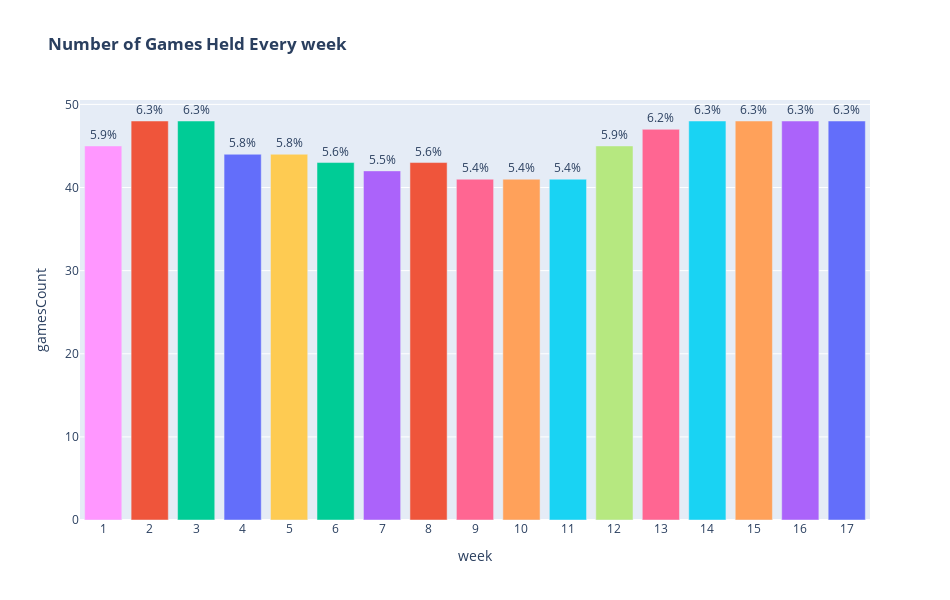

The code cell stored with this chart in its notebook:
### Markdown cell above
#### This gives us a better representation and tells us that most of the games started at 13, 16 and 20 hours.

### Code cell
plotlybar(games, "week", "Number of Games Held Every week")

### Figure 1 — Plotly figure (JSON) as saved in the notebook; plotly's stock layout.template omitted (floating-point values rounded to 4 significant figures)
{"data": [{"alignmentgroup": "True", "hovertemplate": "color=#8a170f<br>week=%{x}<br>gamesCount=%{y}<br>percent=%{text}<extra></extra>", "legendgroup": "#8a170f", "marker": {"color": "#636efa", "pattern": {"shape": ""}}, "name": "#8a170f", "offsetgroup": "#8a170f", "orientation": "v", "showlegend": true, "text": [6.3], "textposition": "outside", "texttemplate": "%{text}%", "type": "bar", "x": [17], "xaxis": "x", "y": [48], "yaxis": "y"}, {"alignmentgroup": "True", "hovertemplate": "color=#8a1e0f<br>week=%{x}<br>gamesCount=%{y}<br>percent=%{text}<extra></extra>", "legendgroup": "#8a1e0f", "marker": {"color": "#EF553B", "pattern": {"shape": ""}}, "name": "#8a1e0f", "offsetgroup": "#8a1e0f", "orientation": "v", "showlegend": true, "text": [6.3], "textposition": "outside", "texttemplate": "%{text}%", "type": "bar", "x": [2], "xaxis": "x", "y": [48], "yaxis": "y"}, {"alignmentgroup": "True", "hovertemplate": "color=#8a250f<br>week=%{x}<br>gamesCount=%{y}<br>percent=%{text}<extra></extra>", "legendgroup": "#8a250f", "marker": {"color": "#00cc96", "pattern": {"shape": ""}}, "name": "#8a250f", "offsetgroup": "#8a250f", "orientation": "v", "showlegend": true, "text": [6.3], "textposition": "outside", "texttemplate": "%{text}%", "type": "bar", "x": [3], "xaxis": "x", "y": [48], "yaxis": "y"}, {"alignmentgroup": "True", "hovertemplate": "color=#8a2d0f<br>week=%{x}<br>gamesCount=%{y}<br>percent=%{text}<extra></extra>", "legendgroup": "#8a2d0f", "marker": {"color": "#ab63fa", "pattern": {"shape": ""}}, "name": "#8a2d0f", "offsetgroup": "#8a2d0f", "orientation": "v", "showlegend": true, "text": [6.3], "textposition": "outside", "texttemplate": "%{text}%", "type": "bar", "x": [16], "xaxis": "x", "y": [48], "yaxis": "y"}, {"alignmentgroup": "True", "hovertemplate": "color=#8a340f<br>week=%{x}<br>gamesCount=%{y}<br>percent=%{text}<extra></extra>", "legendgroup": "#8a340f", "marker": {"color": "#FFA15A", "pattern": {"shape": ""}}, "name": "#8a340f", "offsetgroup": "#8a340f", "orientation": "v", "showlegend": true, "text": [6.3], "textposition": "outside", "texttemplate": "%{text}%", "type": "bar", "x": [15], "xaxis": "x", "y": [48], "yaxis": "y"}, {"alignmentgroup": "True", "hovertemplate": "color=#8a3b0f<br>week=%{x}<br>gamesCount=%{y}<br>percent=%{text}<extra></extra>", "legendgroup": "#8a3b0f", "marker": {"color": "#19d3f3", "pattern": {"shape": ""}}, "name": "#8a3b0f", "offsetgroup": "#8a3b0f", "orientation": "v", "showlegend": true, "text": [6.3], "textposition": "outside", "texttemplate": "%{text}%", "type": "bar", "x": [14], "xaxis": "x", "y": [48], "yaxis": "y"}, {"alignmentgroup": "True", "hovertemplate": "color=#8a430f<br>week=%{x}<br>gamesCount=%{y}<br>percent=%{text}<extra></extra>", "legendgroup": "#8a430f", "marker": {"color": "#FF6692", "pattern": {"shape": ""}}, "name": "#8a430f", "offsetgroup": "#8a430f", "orientation": "v", "showlegend": true, "text": [6.2], "textposition": "outside", "texttemplate": "%{text}%", "type": "bar", "x": [13], "xaxis": "x", "y": [47], "yaxis": "y"}, {"alignmentgroup": "True", "hovertemplate": "color=#8a4a0f<br>week=%{x}<br>gamesCount=%{y}<br>percent=%{text}<extra></extra>", "legendgroup": "#8a4a0f", "marker": {"color": "#B6E880", "pattern": {"shape": ""}}, "name": "#8a4a0f", "offsetgroup": "#8a4a0f", "orientation": "v", "showlegend": true, "text": [5.9], "textposition": "outside", "texttemplate": "%{text}%", "type": "bar", "x": [12], "xaxis": "x", "y": [45], "yaxis": "y"}, {"alignmentgroup": "True", "hovertemplate": "color=#8a510f<br>week=%{x}<br>gamesCount=%{y}<br>percent=%{text}<extra></extra>", "legendgroup": "#8a510f", "marker": {"color": "#FF97FF", "pattern": {"shape": ""}}, "name": "#8a510f", "offsetgroup": "#8a510f", "orientation": "v", "showlegend": true, "text": [5.9], "textposition": "outside", "texttemplate": "%{text}%", "type": "bar", "x": [1], "xaxis": "x", "y": [45], "yaxis": "y"}, {"alignmentgroup": "True", "hovertemplate": "color=#8a590f<br>week=%{x}<br>gamesCount=%{y}<br>percent=%{text}<extra></extra>", "legendgroup": "#8a590f", "marker": {"color": "#FECB52", "pattern": {"shape": ""}}, "name": "#8a590f", "offsetgroup": "#8a590f", "orientation": "v", "showlegend": true, "text": [5.8], "textposition": "outside", "texttemplate": "%{text}%", "type": "bar", "x": [5], "xaxis": "x", "y": [44], "yaxis": "y"}, {"alignmentgroup": "True", "hovertemplate": "color=#8a600f<br>week=%{x}<br>gamesCount=%{y}<br>percent=%{text}<extra></extra>", "legendgroup": "#8a600f", "marker": {"color": "#636efa", "pattern": {"shape": ""}}, "name": "#8a600f", "offsetgroup": "#8a600f", "orientation": "v", "showlegend": true, "text": [5.8], "textposition": "outside", "texttemplate": "%{text}%", "type": "bar", "x": [4], "xaxis": "x", "y": [44], "yaxis": "y"}, {"alignmentgroup": "True", "hovertemplate": "color=#8a670f<br>week=%{x}<br>gamesCount=%{y}<br>percent=%{text}<extra></extra>", "legendgroup": "#8a670f", "marker": {"color": "#EF553B", "pattern": {"shape": ""}}, "name": "#8a670f", "offsetgroup": "#8a670f", "orientation": "v", "showlegend": true, "text": [5.6], "textposition": "outside", "texttemplate": "%{text}%", "type": "bar", "x": [8], "xaxis": "x", "y": [43], "yaxis": "y"}, {"alignmentgroup": "True", "hovertemplate": "color=#8a6f0f<br>week=%{x}<br>gamesCount=%{y}<br>percent=%{text}<extra></extra>", "legendgroup": "#8a6f0f", "marker": {"color": "#00cc96", "pattern": {"shape": ""}}, "name": "#8a6f0f", "offsetgroup": "#8a6f0f", "orientation": "v", "showlegend": true, "text": [5.6], "textposition": "outside", "texttemplate": "%{text}%", "type": "bar", "x": [6], "xaxis": "x", "y": [43], "yaxis": "y"}, {"alignmentgroup": "True", "hovertemplate": "color=#8a760f<br>week=%{x}<br>gamesCount=%{y}<br>percent=%{text}<extra></extra>", "legendgroup": "#8a760f", "marker": {"color": "#ab63fa", "pattern": {"shape": ""}}, "name": "#8a760f", "offsetgroup": "#8a760f", "orientation": "v", "showlegend": true, "text": [5.5], "textposition": "outside", "texttemplate": "%{text}%", "type": "bar", "x": [7], "xaxis": "x", "y": [42], "yaxis": "y"}, {"alignmentgroup": "True", "hovertemplate": "color=#8a7d0f<br>week=%{x}<br>gamesCount=%{y}<br>percent=%{text}<extra></extra>", "legendgroup": "#8a7d0f", "marker": {"color": "#FFA15A", "pattern": {"shape": ""}}, "name": "#8a7d0f", "offsetgroup": "#8a7d0f", "orientation": "v", "showlegend": true, "text": [5.4], "textposition": "outside", "texttemplate": "%{text}%", "type": "bar", "x": [10], "xaxis": "x", "y": [41], "yaxis": "y"}, {"alignmentgroup": "True", "hovertemplate": "color=#8a850f<br>week=%{x}<br>gamesCount=%{y}<br>percent=%{text}<extra></extra>", "legendgroup": "#8a850f", "marker": {"color": "#19d3f3", "pattern": {"shape": ""}}, "name": "#8a850f", "offsetgroup": "#8a850f", "orientation": "v", "showlegend": true, "text": [5.4], "textposition": "outside", "texttemplate": "%{text}%", "type": "bar", "x": [11], "xaxis": "x", "y": [41], "yaxis": "y"}, {"alignmentgroup": "True", "hovertemplate": "color=#878a0f<br>week=%{x}<br>gamesCount=%{y}<br>percent=%{text}<extra></extra>", "legendgroup": "#878a0f", "marker": {"color": "#FF6692", "pattern": {"shape": ""}}, "name": "#878a0f", "offsetgroup": "#878a0f", "orientation": "v", "showlegend": true, "text": [5.4], "textposition": "outside", "texttemplate": "%{text}%", "type": "bar", "x": [9], "xaxis": "x", "y": [41], "yaxis": "y"}], "layout": {"barmode": "relative", "height": 600, "legend": {"title": {"text": "color"}, "tracegroupgap": 0}, "showlegend": false, "title": {"text": "<b>Number of Games Held Every week</b>"}, "width": 950, "xaxis": {"anchor": "y", "domain": [0, 1], "dtick": 1, "title": {"text": "week"}}, "yaxis": {"anchor": "x", "domain": [0, 1], "title": {"text": "gamesCount"}}}}
